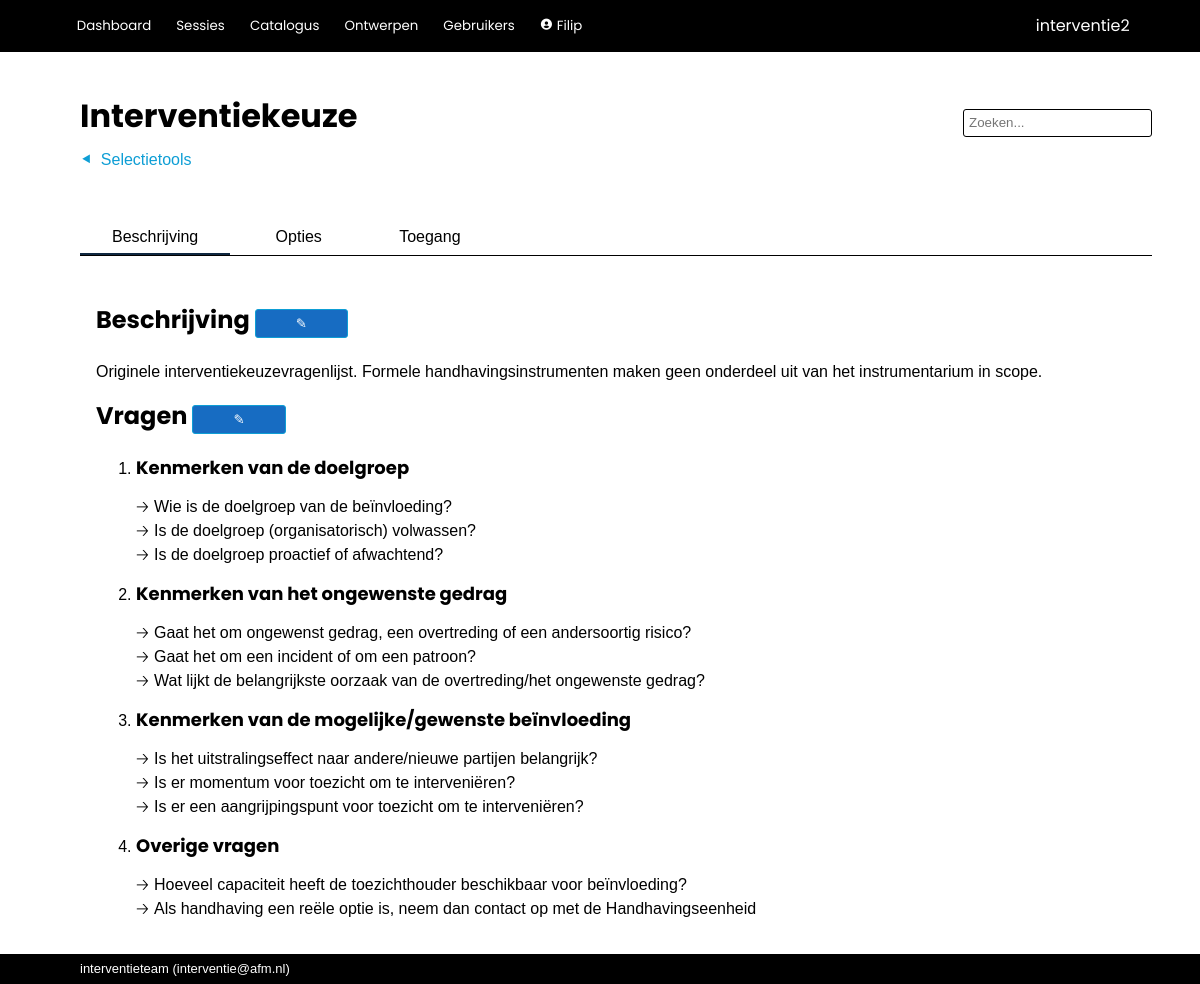
The app's page /tools/view_question_set/1 (signed in) with its own data.
### interventie2/models.py (models this page shows, shortened)
class User(db.Model, UserMixin):
    __tablename__ = 'users'
    id            = db.Column(db.Integer, primary_key=True)
    name          = db.Column(db.String(80), nullable=False, unique=True)
    password      = db.Column(db.String(200), nullable=False)
    role_id       = db.Column(db.Integer, db.ForeignKey('roles.id'), nullable=False, default=4) #references roles.id
    description   = db.Column(db.String(2000), nullable=False, default="")
    email         = db.Column(db.String(254))
    link          = db.Column(db.String(1000))
    active        = db.Column(db.Boolean, nullable=False, default=True)
    date_created  = db.Column(db.DateTime(timezone=True), server_default=func.now())
    last_seen     = db.Column(db.DateTime(timezone=True), server_default=func.now())
    role = relationship('Role')
    messages = relationship('Message', back_populates='recipient', foreign_keys="Message.recipient_id", cascade='all, delete-orphan')
    messages_sent = relationship('Message', back_populates='sender', foreign_keys="Message.sender_id")
    worksession = relationship('Worksession', back_populates='creator')
    plan = relationship('Plan', back_populates='creator')
    allowed_worksessions = relationship('Worksession', secondary='worksession_access', back_populates='allowed_users')
    owned_instruments = relationship('Instrument', back_populates='owner')
    def unread_messages(self):
        return sum(1 for message in self.messages if (message.unread) and (message.deliver_after.date() <= date.today()))
    def unread_message_alert(self):
        return self.unread_messages() > 0

class QuestionSet(db.Model):
    __tablename__ = 'question_sets'
    id            = db.Column(db.Integer, primary_key=True)
    name          = db.Column(db.String(500), nullable=False)
    description   = db.Column(db.String(2000), nullable=False, default="")
    owner_id      = db.Column(db.Integer, db.ForeignKey('users.id'), nullable=False) #references users.id
    date_created  = db.Column(db.DateTime(timezone=True), server_default=func.now())
    date_modified = db.Column(db.DateTime(timezone=True), server_default=func.now())
    default_process_id = db.Column(db.Integer, db.ForeignKey('processes.id'), nullable=False, default=1)
    default_instruments_visible = db.Column(db.Boolean, nullable=False, default=True)
    default_tags_visible = db.Column(db.Boolean, nullable=False, default=False)
    default_allow_weights = db.Column(db.Boolean, nullable=False, default=False)
    color         = db.Column(db.String(7))
    text_color    = db.Column(db.String(7))
    forbidden_tags = relationship('Tag', secondary='question_set_forbidden_tags')
    mandatory_tags = relationship('Tag', secondary='question_set_mandatory_tags')
    owner = relationship('User')
    default_process = relationship('Process')
    questions = relationship('Question', cascade='all, delete-orphan')
    worksessions = relationship('Worksession', back_populates='question_set', cascade='all, delete-orphan')

class Question(db.Model):
    __tablename__ = 'questions'
    id            = db.Column(db.Integer, primary_key=True)
    name          = db.Column(db.String(500), nullable=False)
    description   = db.Column(db.String(2000), nullable=False, default="")
    question_set_id = db.Column(db.Integer, db.ForeignKey('question_sets.id'))  #references question_sets.id
    allow_motivation = db.Column(db.Boolean, nullable=False, default=True)
    allow_choice  = db.Column(db.Boolean, nullable=False, default=True)
    allow_multiselect = db.Column(db.Boolean, nullable=False, default=False)
    allow_weight  = db.Column(db.Boolean, nullable=False, default=False)
    order         = db.Column(db.Integer, nullable=False, default=100)
    required_active_tags = relationship('Tag', secondary='question_required_tags')
    options = relationship('Option', cascade='all, delete-orphan')
    question_set = relationship('QuestionSet', back_populates='questions')
    @hybrid_property
    def is_category(self):
        return (not(self.allow_motivation or self.allow_choice))

### interventie2/tools/routes.py (the view)
@tools.route('/view_question_set/<int:question_set_id>', methods=['GET', 'POST'])
@login_required
def view_question_set(question_set_id):
    if not current_user.role.edit_questionnaire:
        return render_template('error/index.html', title='Onvoldoende rechten', message='Onvoldoende rechten om een tool te ontwerpen.')
    question_set = QuestionSet.query.get(question_set_id)
    return render_template('tools/view_question_set.html', question_set=question_set)

### interventie2/models.py (called while the page is built)
@login_manager.user_loader
def load_user(user_id):
    return User.query.get(user_id)

### interventie2/tools/templates/tools/view_question_set.html (shortened to what this page needs)
{% extends 'base.html' %}
{% block steps %}
    <a href="{{ url_for('tools.index') }}" class="step">Selectietools</a>
{% endblock %}
{% block page_title %}
    {{ question_set.name }}
{% endblock %}
{% block tabs %}
<div class="tab_bar">
    <button class="tablinks" onclick="switch_tab(event, 'qs_info')" id="defaultOpen">Beschrijving</button>
    <button class="tablinks" onclick="switch_tab(event, 'qs_details')">Opties</button>
    <button class="tablinks" onclick="switch_tab(event, 'qs_options')">Toegang</button>
</div>
{% endblock %}
{% block body %}
<div id="qs_info" class="tabcontent">
    <h1>Beschrijving
        <a href="{{ url_for('tools.edit_question_set', question_set_id=question_set.id) }}"><button type="button">✎</button></a>
    </h1>
        <p>{{ question_set.description | escape | markdown }}</p>
     <h1>Vragen
        <a href="{{ url_for('tools.design_question_set', question_set_id=question_set.id) }}"><button type="button">✎</button></a>
    </h1>
        <ol>
            {% for question in question_set.questions | sort(attribute='order') %}
                {% if question.is_category %}
                    <li>
                        <h2 class="question_category">{{ question.name }}</h2>
                    </li>
                {% elif not question.is_category %}
                    <div class="collapsible">{{ question.name }}</div>
                {% endif %}
            {% endfor %}
        </ol>
</div>
{% endblock %}

### interventie2/templates/base.html (shortened to what this page needs)
<!DOCTYPE html>
<html lang="en">
    <head>
        <link rel="stylesheet" href="{{ url_for('static', filename='css/styles.css')}}">
        <link href="https://unpkg.com/boxicons@2.1.2/css/boxicons.min.css" rel="stylesheet">
    </head>
    <body>
        {% import 'jinja_macros.html' as macro %}
        <header>
            <div class="logo">{{ config['APP_NAME'] }}</div>
            <div class="modes">
                {% if current_user.is_authenticated %}
                    <button>
                        <a href="{{ url_for('main.index') }}">Dashboard</a>
                    </button>
                    <button>
                        <a href="{{ url_for('main.worksessions') }}">Sessies</a>
                    </button>
                    <button>
                        <a href="{{ url_for('catalog.index') }}">Catalogus</a>
                    </button>
                    {% if current_user.role.edit_questionnaire %}
                        <button>
                            <a href="{{ url_for('tools.index') }}">Ontwerpen</a>
                        </button>
                    {% endif %}
                    {% if current_user.role.edit_users %}
                        <button>
                            <a href="{{ url_for('admin.index') }}">Gebruikers</a>
                        </button>
                    {% endif %}
                    <button>
                        <a href="{{ url_for('admin.user', id=current_user.id) }}"><i class='bx bxs-user-circle'></i>
                            {{ current_user.name }}
                        </a>
                    </button>
                {% else %}
                    <button>
                        <a href="{{ url_for('main.login') }}">Login</a>
                    </button>
                {% endif %}
            </div>
        </header>
        <nav>
            <div class="title">{% block page_title %}{% endblock %}</div>
            {% if current_user.is_authenticated %}
                <form action="/analysis/search" method="get" class="search">
                    <input id="search" type="search"  name="q" value="{{ request.args.get('q') or '' }}" placeholder="Zoeken...">
                </form>
            {% endif %}
            <div class="steps">{% block steps %}{% endblock %}</div>
            <div class="tabs">{% block tabs %}{% endblock %}</div>
        </nav>
        <main>
            <section>{% block body %}{% endblock %}</section>
        </main>
        <footer>{{ config['MAINTAINER'] }} (<a href="mailto:{{ config['MAINTAINER_EMAIL'] }}">{{ config['MAINTAINER_EMAIL'] }}</a>)</footer>
    </body>
</html>

### interventie2/static/css/styles.css (style rules this page uses)
:root { --dark-blue: #0f2841; --light-blue: #0e9ed5; --green: #3b7d23; --red: red; --highlight: #195fa6; --mid-grey: #0e9ed5; --object: #f0f9ff; --alert: red; --button-bg: #176cc2; --button-fg: white; }
html, body { font-family: sans-serif; line-height: 1.5em; padding: 0px; margin: 0px; }
p { padding-top: 0 !important; padding-bottom: 0 !important; margin-top: 0px; margin-bottom: 0px; }
a { color: inherit; text-decoration: none; }
h1, h2, h3 { font-family: "Poppins", sans-serif; }
h1 { font-size: x-large; }
h2 { font-size: large; }
button { border: 1px solid var(--mid-grey); background-color: var(--button-bg); color: var(--button-fg); min-height: 2.2em; border-radius: 3px; min-width: 7em; padding-left: 1em; padding-right: 1em; margin-bottom: 2px; }
button a { text-decoration: none; }
input { background-color: white;; border: 1px solid var(--mid-grey); font-size: inherit; min-height: 1.7rem; margin-bottom: 2px; }
body { display: grid; height: 100vh; grid-template-rows: min-content min-content auto min-content; grid-template-areas: "header" "nav" "main" "footer"; }
header { grid-area: header; background-color: black; display: grid; grid-template-columns: auto min-content; grid-template-rows: auto; grid-template-areas: "modes logo"; color: white; align-items: center; padding: 0.6rem 4.4rem; font-family: "Poppins", sans-serif; }
header a { text-decoration: none; font-family: "Poppins", sans-serif; }
.logo { grid-area: logo; }
.modes { grid-area: modes; padding: 0px; margin: 0px; }
.modes button { background: inherit; outline: none; cursor: pointer; padding: 0.4rem 0.4rem; margin: 0 0.5rem 0 0; border: none; border-radius: 0px; color: white; font-family: "Poppins", sans-serif; font-size: smaller; min-width: 0; }
.modes a { text-decoration: none; }
nav { grid-area: nav; display: grid; grid-template-columns: 1fr auto; grid-template-areas: "title search" "steps steps" "tabs tabs "; align-items: center; margin: 3rem 3rem 1rem 5rem; }
.title { grid-area: title; font-family: "Poppins", sans-serif; color: black; font-size: xx-large; font-weight: bold; padding: 0 0 1rem 0; line-height: 1em; }
.search { grid-area: search; display: flex; align-items: center; text-decoration: none; border: none; }
.search input { background-color: white;; border: 1px solid black; border-radius: 3px; padding: 5px; font-size: smaller; height: 1.7rem; }
.tabs { grid-area: tabs; display: flex; padding-top: 3rem; overflow: hidden; font-size: inherit; border-bottom: 1px solid black; }
.tabs button { background: inherit; color: black; outline: none; cursor: pointer; padding: 0rem 2rem 0rem 2rem; margin: 0 0.5rem 0 0; border: none; border-radius: 0px; font-size: inherit; width: auto; border-bottom: solid 2px white; }
.tabs button.active_tab { border-bottom: solid 2px var(--dark-blue); }
.steps { grid-area: steps; display: flex; overflow: hidden; font-size: inherit; }
.steps { background: inherit; color: var(--mid-grey); outline: none; cursor: pointer; border: none; border-radius: 0px; font-size: inherit; }
.step { margin-right: 2em; }
.step:before { content: "⯇"; margin-right: 0.5em; }
.steps a { text-decoration: none; }
main { grid-area: main; padding: 1rem 5rem; display: grid; grid-template-columns: min-content 100%; grid-template-areas: "aside section "; overflow-y: auto; }
section { grid-area: section; padding: 0; margin-left: 1rem; margin-right: 1rem; }
footer { grid-area: footer; background-color: black; color: white; align-items: center; padding: 0.2rem 5rem; font-size: small; }
.tabcontent { width: 100%; }
.collapsible { cursor: pointer; display: inline; border: none; text-align: left; outline: none; width: 100%; padding-top: 5px; padding-bottom: 5px; }
.collapsible:before { content: "🡢"; float: left; margin-right: 5px; }

### records on screen
User: name "Filip"
QuestionSet: name "Interventiekeuze", description "Originele interventiekeuzevragenlijst. Formele handhavingsinstrumenten maken geen onderdeel uit van het instrumentarium in scope."
Question: name "Kenmerken van de doelgroep"
Question: name "Wie is de doelgroep van de beïnvloeding?"
Question: name "Is de doelgroep (organisatorisch) volwassen?"
Question: name "Is de doelgroep proactief of afwachtend?"
Question: name "Kenmerken van het ongewenste gedrag"
Question: name "Gaat het om ongewenst gedrag, een overtreding of een andersoortig risico?"
Question: name "Gaat het om een incident of om een patroon?"
Question: name "Wat lijkt de belangrijkste oorzaak van de overtreding/het ongewenste gedrag?"
Question: name "Kenmerken van de mogelijke/gewenste beïnvloeding"
Question: name "Is het uitstralingseffect naar andere/nieuwe partijen belangrijk?"
Question: name "Is er momentum voor toezicht om te interveniëren?"
Question: name "Is er een aangrijpingspunt voor toezicht om te interveniëren?"
Question: name "Overige vragen"
Question: name "Hoeveel capaciteit heeft de toezichthouder beschikbaar voor beïnvloeding?"
Question: name "Als handhaving een reële optie is, neem dan contact op met de Handhavingseenheid"
User: MAINTAINER_EMAIL "interventie@afm.nl"

### other values on screen
{{ config['APP_NAME'] }} "interventie2"
{{ config['MAINTAINER'] }} "interventieteam"
